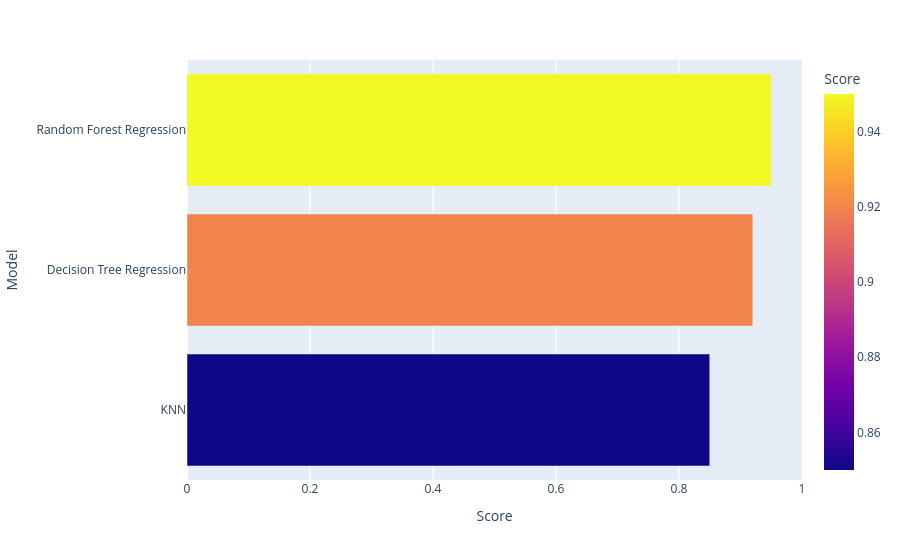

The notebook cell this image was saved under:
### Code cell
%pip install plotly_express
import plotly.express as px
import pandas as pd

# Assuming you have calculated these accuracies previously
knn_acc = 0.85
dtc_acc = 0.92
rfc_acc = 0.95


models = pd.DataFrame({
    'Model': ['KNN', 'Decision Tree Regression', 'Random Forest Regression'],
    'Score': [knn_acc, dtc_acc, rfc_acc]
})

models.sort_values(by='Score', ascending=False)

px.bar(data_frame=models, x='Score', y='Model', color='Score')

### Figure 1 — Plotly figure (JSON) as saved in the notebook; plotly's stock layout.template omitted (floating-point values rounded to 4 significant figures)
{"data": [{"alignmentgroup": "True", "hovertemplate": "Score=%{marker.color}<br>Model=%{y}<extra></extra>", "legendgroup": "", "marker": {"color": [0.85, 0.92, 0.95], "coloraxis": "coloraxis", "pattern": {"shape": ""}}, "name": "", "offsetgroup": "", "orientation": "h", "showlegend": false, "textposition": "auto", "type": "bar", "x": [0.85, 0.92, 0.95], "xaxis": "x", "y": ["KNN", "Decision Tree Regression", "Random Forest Regression"], "yaxis": "y"}], "layout": {"barmode": "relative", "coloraxis": {"colorbar": {"title": {"text": "Score"}}, "colorscale": [[0, "#0d0887"], [0.1111, "#46039f"], [0.2222, "#7201a8"], [0.3333, "#9c179e"], [0.4444, "#bd3786"], [0.5556, "#d8576b"], [0.6667, "#ed7953"], [0.7778, "#fb9f3a"], [0.8889, "#fdca26"], [1, "#f0f921"]]}, "legend": {"tracegroupgap": 0}, "margin": {"t": 60}, "xaxis": {"anchor": "y", "domain": [0, 1], "title": {"text": "Score"}}, "yaxis": {"anchor": "x", "domain": [0, 1], "title": {"text": "Model"}}}}
